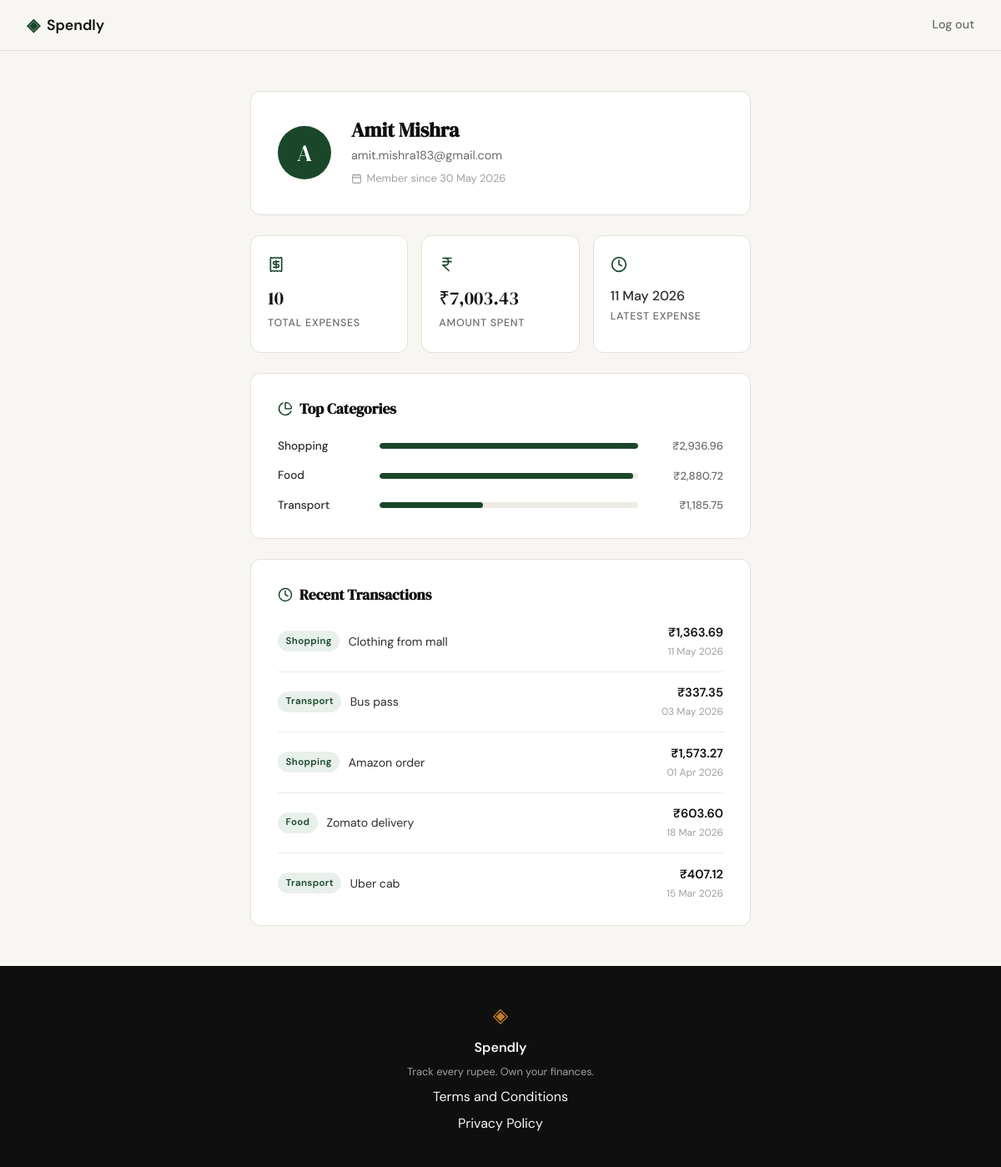
Screenshot of /profile (signed in) with the database file from the repository.
### tables this page shows
CREATE TABLE users (
                id            INTEGER PRIMARY KEY AUTOINCREMENT,
                name          TEXT    NOT NULL,
                email         TEXT    UNIQUE NOT NULL,
                password_hash TEXT    NOT NULL,
                created_at    TEXT    DEFAULT (datetime('now'))
            );

CREATE TABLE expenses (
                id          INTEGER PRIMARY KEY AUTOINCREMENT,
                user_id     INTEGER NOT NULL REFERENCES users(id),
                amount      REAL    NOT NULL,
                category    TEXT    NOT NULL,
                date        TEXT    NOT NULL,
                description TEXT,
                created_at  TEXT    DEFAULT (datetime('now'))
            );

### app.py (the view)
@app.route("/profile")
def profile():
    if not session.get("user_id"):
        return redirect(url_for("login"))
    uid = session["user_id"]
    user = get_user_by_id(uid)
    summary = get_expense_summary(uid)
    raw_categories = get_top_categories(uid)
    raw_recent = get_recent_expenses(uid)
    member_since = datetime.strptime(
        user["created_at"], "%Y-%m-%d %H:%M:%S"
    ).strftime("%d %b %Y")
    total_amount = f"₹{summary['total_amount']:,.2f}"
    if summary["latest_date"]:
        latest_date = datetime.strptime(
            summary["latest_date"], "%Y-%m-%d"
        ).strftime("%d %b %Y")
    else:
        latest_date = "No expenses yet"
    max_cat = raw_categories[0]["total"] if raw_categories else 1
    top_categories = [
        {
            "category": row["category"],
            "amount": f"₹{row['total']:,.2f}",
            "pct": round((row["total"] / max_cat) * 100),
        }
        for row in raw_categories
    ]
    recent_expenses = [
        {
            "description": row["description"] or row["category"],
            "category": row["category"],
            "date": datetime.strptime(row["date"], "%Y-%m-%d").strftime("%d %b %Y"),
            "amount": f"₹{row['amount']:,.2f}",
        }
        for row in raw_recent
    ]
    return render_template(
        "profile.html",
        user=user,
        member_since=member_since,
        expense_count=summary["expense_count"],
        total_amount=total_amount,
        latest_date=latest_date,
        top_categories=top_categories,
        recent_expenses=recent_expenses,
    )

### database/db.py (called while the page is built)
def get_db():
    conn = sqlite3.connect(DB_PATH)
    conn.row_factory = sqlite3.Row
    conn.execute("PRAGMA foreign_keys = ON")
    return conn

def get_user_by_id(user_id):
    conn = get_db()
    try:
        return conn.execute(
            "SELECT * FROM users WHERE id = ?", (user_id,)
        ).fetchone()
    finally:
        conn.close()

def get_expense_summary(user_id):
    conn = get_db()
    try:
        return conn.execute(
            """
            SELECT
                COUNT(*)                   AS expense_count,
                COALESCE(SUM(amount), 0.0) AS total_amount,
                MAX(date)                  AS latest_date
            FROM expenses
            WHERE user_id = ?
            """,
            (user_id,)
        ).fetchone()
    finally:
        conn.close()

def get_top_categories(user_id):
    conn = get_db()
    try:
        return conn.execute(
            """
            SELECT category, SUM(amount) AS total
            FROM expenses
            WHERE user_id = ?
            GROUP BY category
            ORDER BY total DESC
            LIMIT 5
            """,
            (user_id,)
        ).fetchall()
    finally:
        conn.close()

def get_recent_expenses(user_id):
    conn = get_db()
    try:
        return conn.execute(
            """
            SELECT amount, category, date, description
            FROM expenses
            WHERE user_id = ?
            ORDER BY date DESC, id DESC
            LIMIT 5
            """,
            (user_id,)
        ).fetchall()
    finally:
        conn.close()

### templates/profile.html (shortened to what this page needs)
{% extends "base.html" %}
{% block head %}
<link rel="stylesheet" href="{{ url_for('static', filename='css/profile.css') }}">
{% endblock %}
{% block content %}
<section class="profile-section">
    <div class="profile-container">
        <div class="profile-card">
            <div class="profile-avatar">{{ user['name'][0].upper() }}</div>
            <div class="profile-identity">
                <h1 class="profile-name">{{ user['name'] }}</h1>
                <p class="profile-email">{{ user['email'] }}</p>
                <p class="profile-since">
                    <i data-lucide="calendar" class="profile-since-icon"></i>
                    Member since {{ member_since }}
                </p>
            </div>
        </div>
        <div class="profile-stats">
            <div class="stat-tile">
                <div class="stat-tile-icon"><i data-lucide="receipt"></i></div>
                <p class="stat-tile-value">{{ expense_count }}</p>
                <p class="stat-tile-label">Total expenses</p>
            </div>
            <div class="stat-tile">
                <div class="stat-tile-icon"><i data-lucide="indian-rupee"></i></div>
                <p class="stat-tile-value">{{ total_amount }}</p>
                <p class="stat-tile-label">Amount spent</p>
            </div>
            <div class="stat-tile">
                <div class="stat-tile-icon"><i data-lucide="clock"></i></div>
                <p class="stat-tile-value stat-tile-value--date">{{ latest_date }}</p>
                <p class="stat-tile-label">Latest expense</p>
            </div>
        </div>
        <div class="profile-panel">
            <h2 class="panel-title">
                <i data-lucide="pie-chart"></i>
                Top Categories
            </h2>
            {% if top_categories %}
                <div class="cat-list">
                    {% for cat in top_categories %}
                    <div class="cat-row">
                        <span class="cat-label">{{ cat.category }}</span>
                        <div class="cat-bar-track">
                            <div class="cat-bar" style="width: {{ cat.pct }}%"></div>
                        </div>
                        <span class="cat-amount">{{ cat.amount }}</span>
                    </div>
                    {% endfor %}
                </div>
            {% else %}
                <p class="panel-empty">No expenses recorded yet.</p>
            {% endif %}
        </div>
        <div class="profile-panel">
            <h2 class="panel-title">
                <i data-lucide="clock"></i>
                Recent Transactions
            </h2>
            {% if recent_expenses %}
                <ul class="tx-list">
                    {% for tx in recent_expenses %}
                    <li class="tx-row">
                        <div class="tx-left">
                            <span class="tx-badge">{{ tx.category }}</span>
                            <span class="tx-desc">{{ tx.description }}</span>
                        </div>
                        <div class="tx-right">
                            <span class="tx-amount">{{ tx.amount }}</span>
                            <span class="tx-date">{{ tx.date }}</span>
                        </div>
                    </li>
                    {% endfor %}
                </ul>
            {% else %}
                <p class="panel-empty">No transactions yet.</p>
            {% endif %}
        </div>
    </div>
</section>
{% endblock %}

### templates/base.html (shortened to what this page needs)
<!DOCTYPE html>
<html lang="en">
<head>
    <link rel="stylesheet" href="{{ url_for('static', filename='css/style.css') }}">
    {% block head %}{% endblock %}
</head>
<body>
    <nav class="navbar">
        <div class="nav-inner">
            <a href="{{ url_for('landing') }}" class="nav-brand">
                <span class="brand-icon">◈</span>
                <span class="brand-name">Spendly</span>
            </a>
            <div class="nav-links">
                {% if session.get('user_id') %}
                <a href="{{ url_for('logout') }}">Log out</a>
                {% else %}
                <a href="{{ url_for('login') }}">Sign in</a>
                <a href="{{ url_for('register') }}" class="nav-cta">Get started</a>
                {% endif %}
            </div>
        </div>
    </nav>
    <main class="main-content">
        {% block content %}{% endblock %}
    </main>
    <footer class="footer">
        <div class="footer-inner">
            <span class="brand-icon">◈</span>
            <span class="footer-name">Spendly</span>
            <p class="footer-copy">Track every rupee. Own your finances.</p>
            <a href="/terms">Terms and Conditions</a>
             <a href="/privacy">Privacy Policy</a>
        </div>
    </footer>
</body>
</html>

### static/css/style.css (style rules this page uses)
:root { --ink: #0f0f0f; --ink-soft: #2d2d2d; --ink-muted: #6b6b6b; --ink-faint: #a0a0a0; --paper: #f7f6f3; --paper-warm: #f0ede6; --paper-card: #ffffff; --accent: #1a472a; --accent-light: #e8f0eb; --accent-2: #c17f24; --accent-2-light: #fdf3e3; --danger: #c0392b; --danger-light: #fdecea; --border: #e4e1da; --border-soft: #eeebe4; --font-display: 'DM Serif Display', Georgia, serif; --font-body: 'DM Sans', system-ui, sans-serif; --max-width: 1200px; --auth-width: 440px; --radius-sm: 6px; --radius-md: 12px; --radius-lg: 20px; }
*, *::before, *::after { box-sizing: border-box; margin: 0; padding: 0; }
html { font-size: 16px; scroll-behavior: smooth; }
body { background: var(--paper); color: var(--ink); font-family: var(--font-body); font-size: 1rem; line-height: 1.6; -webkit-font-smoothing: antialiased; }
a { color: inherit; text-decoration: none; }
.navbar { position: sticky; top: 0; z-index: 100; background: var(--paper); border-bottom: 1px solid var(--border); padding: 0 2rem; }
.nav-inner { max-width: var(--max-width); margin: 0 auto; height: 60px; display: flex; align-items: center; justify-content: space-between; }
.nav-brand { display: flex; align-items: center; gap: 0.5rem; font-family: var(--font-body); font-weight: 600; font-size: 1.1rem; color: var(--ink); }
.brand-icon { color: var(--accent); font-size: 1.3rem; }
.brand-name { color: var(--ink); }
.nav-links { display: flex; align-items: center; gap: 1.5rem; font-size: 0.9rem; font-weight: 500; }
.nav-links a { color: var(--ink-muted); transition: color 0.2s; }
.main-content { min-height: calc(100vh - 60px - 100px); }
.footer { background: var(--ink); color: var(--paper); padding: 2.5rem 2rem; text-align: center; }
.footer-inner { display: flex; flex-direction: column; align-items: center; gap: 0.4rem; }
.footer .brand-icon { color: var(--accent-2); font-size: 1.5rem; }
.footer-name { font-weight: 600; font-size: 1rem; }
.footer-copy { font-size: 0.8rem; color: var(--ink-faint); }

### rows the page displays
users: name "A", name "Amit Mishra", email "amit.mishra183@gmail.com"
expenses: date "11 May 2026", category "Shopping", description "Clothing from mall", amount "₹1,363.69"
expenses: category "Transport", description "Bus pass", amount "₹337.35", date "03 May 2026"
expenses: category "Shopping", description "Amazon order", amount "₹1,573.27", date "01 Apr 2026"
expenses: category "Food", description "Zomato delivery", amount "₹603.60", date "18 Mar 2026"
expenses: category "Transport", description "Uber cab", amount "₹407.12", date "15 Mar 2026"

### other values shown
{{ member_since }} "30 May 2026"
{{ expense_count }} "10"
{{ total_amount }} "₹7,003.43"
{{ cat.category }} "Shopping" "Food" "Transport"
{{ cat.amount }} "₹2,936.96" "₹2,880.72" "₹1,185.75"
